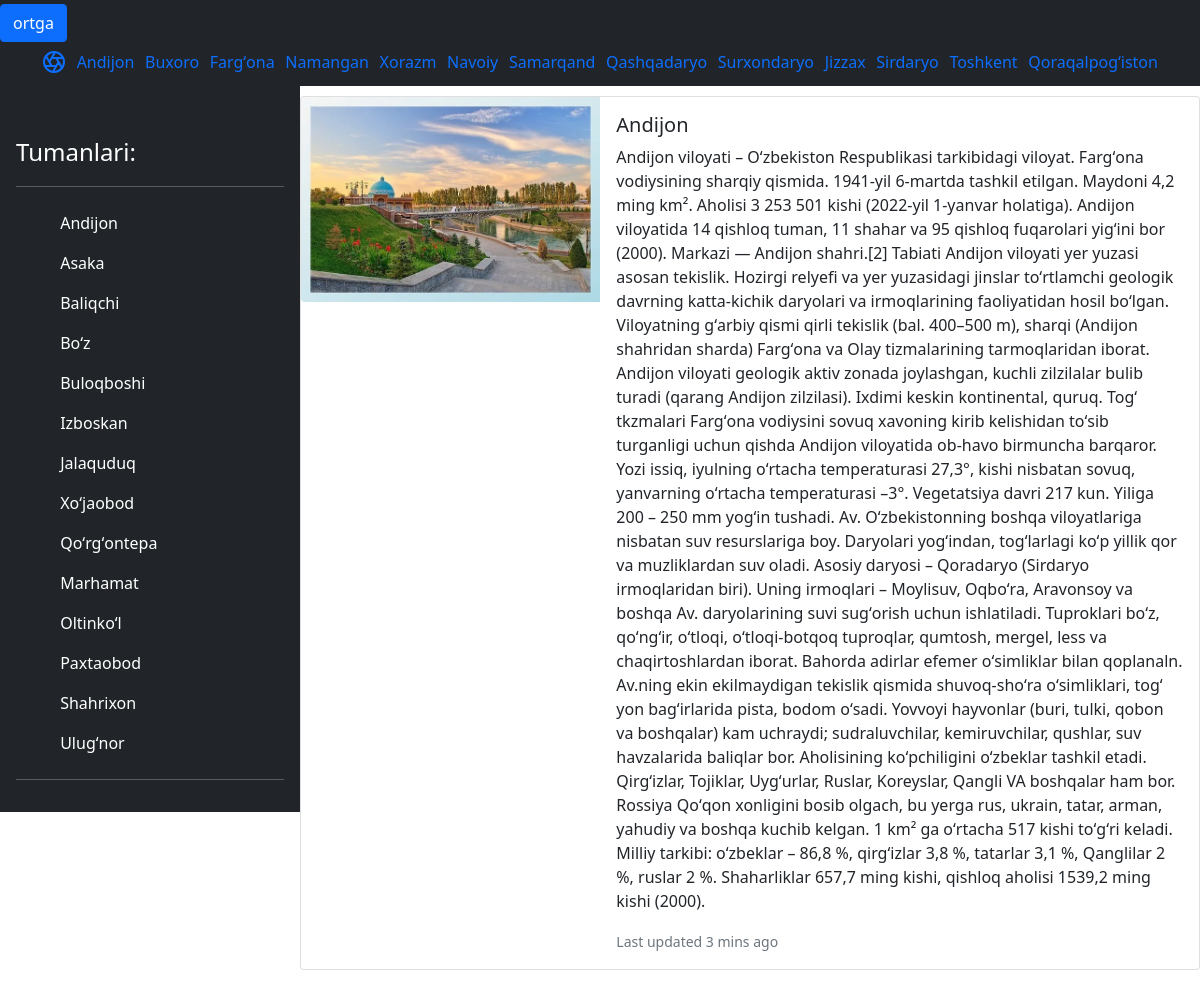
Screenshot of /rayon/1/ with the database file from the repository.
### viloyat/models.py (models this page shows, shortened)
class Viloyat(models.Model):
	name = models.CharField(max_length=355)
	slug = models.SlugField(max_length=355)

class Rayon(models.Model):
	name = models.CharField(max_length=355)
	slug = models.SlugField(max_length=355)
	aholi = models.BigIntegerField(default=0)
	content = models.TextField(blank=True)
	cat = models.ForeignKey(Viloyat,on_delete=models.PROTECT,null=True)

class Umumiy(models.Model):
	name = models.CharField(max_length=355)
	content = models.TextField(blank=True)
	slug = models.SlugField(max_length=355)
	img = models.ImageField(upload_to='photos/%Y/%m/%d/')
	aholi = models.BigIntegerField(default=0)
	cat = models.ForeignKey(Viloyat,on_delete=models.PROTECT,null=True)

### viloyat/views.py (the view)
# urls.py: path('rayon/<int:pk>/',rayon,name='rayon'),
def rayon(request,pk):
	rayon = Rayon.objects.filter(cat_id=pk)
	malum = Umumiy.objects.filter(cat_id=pk)
	viloyat = Viloyat.objects.all()
	return render(request,'viloyat/rayon.html',{'viloyat':viloyat,'rayon':rayon,'malum':malum,'r':1})

### viloyat/templates/viloyat/rayon.html (shortened to what this page needs)
{% extends 'viloyat/viloyat.html' %}
{% block content %}
{% load static %}
<div class="lyuboy" style="display: flex;flex-direction: row;justify-content:flex-start;align-items: flex-start;">
  <div class="d-flex flex-column flex-shrink-0 p-3 text-white bg-dark" style="width:25%; height: 100%; >
    <a href="" class="d-flex align-items-center mb-3 mb-md-0 me-md-auto text-white text-decoration-none">
      <svg class="bi pe-none me-2" width="40" height="32"><use xlink:href="#bootstrap"></use></svg>
      <span class="fs-4">Tumanlari:</span>
    <hr>
    <ul class="nav nav-pills flex-column mb-auto" style="overflow-y: scroll;">
      <ul class="nav nav-pills flex-column mb-auto">
      <li>
        {% for i in rayon %}
        <a href="{% url 'oqish' i.pk %}" class="nav-link text-white">
          <svg class="bi pe-none me-2" width="16" height="16"><use xlink:href="#speedometer2"></use></svg>
          {{i.name}}
        </a>
        {% endfor %}
      </li>
    </ul>
    <hr>
   </div>
   <div class="col-md-8 col-lg-6 vstack gap-4" style="width:75%; display: flex; flex-direction: row;justify-content: center; align-items: center; padding-top: 10px;">
      {% for i in malum %}
      <div class="card mb-3" >
        <div class="row g-0">
          <div class="col-md-4">
            {% if i.img %}
            <img src="{{i.img.url}}" class="img-fluid rounded-start" alt="...">
            {% endif %}
          </div>
          <div class="col-md-8">
            <div class="card-body">
              <h5 class="card-title">{{i.name}}</h5>
              <p class="card-text">{{i.content}}</p>
              <p class="card-text"><small class="text-muted">Last updated 3 mins ago</small></p>
            </div>
          </div>
        </div>
      </div>
      {% endfor %}
</div>
    </div>
{% endblock %}

### viloyat/templates/viloyat/viloyat.html (shortened to what this page needs)
{% extends 'viloyat/viloyatkorinish.html' %}
{% load static %}

### viloyat/templates/viloyat/viloyatkorinish.html (shortened to what this page needs)
{% load static %}
<!doctype html>
<html lang="en">
  <head>
    <link href="https://cdn.jsdelivr.net/npm/bootstrap@5.0.2/dist/css/bootstrap.min.css" rel="stylesheet">
  </head>
  <body>
<header class="site-header sticky-top py-1 navbar navbar-dark bg-dark ">
  {% if r == 1 %}
    <a href="{% url 'viloyat' %}" class="btn btn-primary " role="button" aria-disabled="true">ortga</a>
  {% endif %}
  <nav class="container d-flex flex-column flex-md-row justify-content-between">
    <a class="py-2" href="{% url 'home' %}" aria-label="Product">
    </a>
    {% for i in viloyat %}
    <a style=" text-decoration: none;" class="py-2 d-none d-md-inline-block " href="{% url 'rayon' i.pk %}" name="q">{{i.name}}</a>
    {% endfor %}
  </nav>
</header>
{% block content %}
{% endblock %}
  </body>
</html>

### rows the page displays
Viloyat: name "Andijon"
Viloyat: name "Buxoro"
Viloyat: name "Fargʻona"
Viloyat: name "Namangan"
Viloyat: name "Xorazm"
Viloyat: name "Navoiy"
Viloyat: name "Samarqand"
Viloyat: name "Qashqadaryo"
Viloyat: name "Surxondaryo"
Viloyat: name "Jizzax"
Viloyat: name "Sirdaryo"
Viloyat: name "Toshkent"
Viloyat: name "Qoraqalpogʻiston"
Rayon: name "Andijon"
Rayon: name "Asaka"
Rayon: name "Baliqchi"
Rayon: name "Boʻz"
Rayon: name "Buloqboshi"
Rayon: name "Izboskan"
Rayon: name "Jalaquduq"
Rayon: name "Xoʻjaobod"
Rayon: name "Qoʻrgʻontepa"
Rayon: name "Marhamat"
Rayon: name "Oltinkoʻl"
Rayon: name "Paxtaobod"
Rayon: name "Shahrixon"
Rayon: name "Ulugʻnor"
Umumiy: img (picture), name "Andijon", content "Andijon viloyati – Oʻzbekiston Respublikasi tarkibidagi viloyat. Fargʻona vodiysining sharqiy qismida. 1941-yil 6-martda tashkil etilgan. Maydoni 4,2 ming km². Aholisi 3 253 501 kishi (2022-yil 1-yanvar holatiga). Andijon viloyatida 14 qishloq tuman, 11 shahar va 95 qishloq fuqarolari yigʻini bor (2000). Markazi — Andijon shahri.[2] Tabiati Andijon viloyati yer yuzasi asosan tekislik. Hozirgi relyefi va yer yuzasidagi jinslar toʻrtlamchi geologik davrning katta-kichik daryolari va irmoqlarining faoliyatidan hosil boʻlgan. Viloyatning gʻarbiy qismi qirli tekislik (bal. 400–500 m), sharqi (Andijon shahridan sharda) Fargʻona va Olay tizmalarining tarmoqlaridan iborat. Andijon viloyati geologik…"
